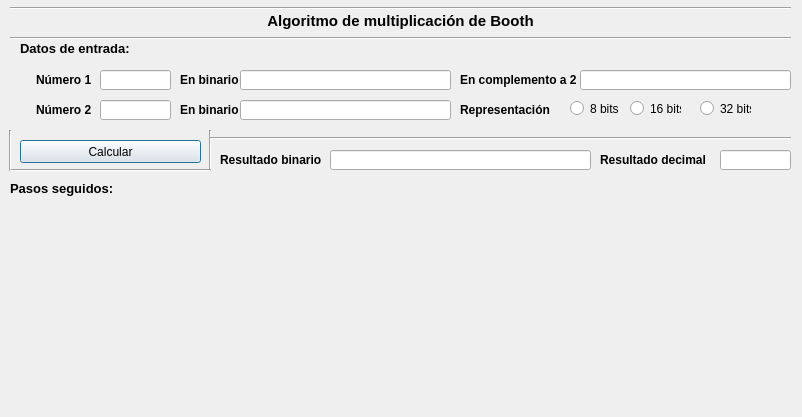
<?xml version="1.0" encoding="UTF-8"?>
<ui version="4.0">
 <class>dialog</class>
 <widget class="QDialog" name="dialog">
  <property name="geometry">
   <rect>
    <x>0</x>
    <y>0</y>
    <width>802</width>
    <height>417</height>
   </rect>
  </property>
  <property name="windowTitle">
   <string>Dialog</string>
  </property>
  <widget class="QLabel" name="label">
   <property name="geometry">
    <rect>
     <x>10</x>
     <y>10</y>
     <width>781</width>
     <height>21</height>
    </rect>
   </property>
   <property name="font">
    <font>
     <pointsize>11</pointsize>
     <weight>75</weight>
     <bold>true</bold>
    </font>
   </property>
   <property name="text">
    <string>Algoritmo de multiplicación de Booth</string>
   </property>
   <property name="alignment">
    <set>Qt::AlignCenter</set>
   </property>
  </widget>
  <widget class="Line" name="line">
   <property name="geometry">
    <rect>
     <x>10</x>
     <y>0</y>
     <width>781</width>
     <height>16</height>
    </rect>
   </property>
   <property name="orientation">
    <enum>Qt::Horizontal</enum>
   </property>
  </widget>
  <widget class="Line" name="line_2">
   <property name="geometry">
    <rect>
     <x>10</x>
     <y>30</y>
     <width>781</width>
     <height>16</height>
    </rect>
   </property>
   <property name="orientation">
    <enum>Qt::Horizontal</enum>
   </property>
  </widget>
  <widget class="QLabel" name="label_2">
   <property name="geometry">
    <rect>
     <x>20</x>
     <y>40</y>
     <width>121</width>
     <height>16</height>
    </rect>
   </property>
   <property name="font">
    <font>
     <pointsize>10</pointsize>
     <weight>75</weight>
     <bold>true</bold>
    </font>
   </property>
   <property name="text">
    <string>Datos de entrada:</string>
   </property>
  </widget>
  <widget class="QLabel" name="label_3">
   <property name="geometry">
    <rect>
     <x>36</x>
     <y>70</y>
     <width>61</width>
     <height>20</height>
    </rect>
   </property>
   <property name="font">
    <font>
     <weight>75</weight>
     <bold>true</bold>
    </font>
   </property>
   <property name="text">
    <string>Número 1</string>
   </property>
  </widget>
  <widget class="QLabel" name="label_4">
   <property name="geometry">
    <rect>
     <x>36</x>
     <y>100</y>
     <width>61</width>
     <height>20</height>
    </rect>
   </property>
   <property name="font">
    <font>
     <weight>75</weight>
     <bold>true</bold>
    </font>
   </property>
   <property name="text">
    <string>Número 2</string>
   </property>
  </widget>
  <widget class="QLineEdit" name="numero1">
   <property name="geometry">
    <rect>
     <x>100</x>
     <y>70</y>
     <width>71</width>
     <height>20</height>
    </rect>
   </property>
  </widget>
  <widget class="QLineEdit" name="numero2">
   <property name="geometry">
    <rect>
     <x>100</x>
     <y>100</y>
     <width>71</width>
     <height>20</height>
    </rect>
   </property>
  </widget>
  <widget class="QLabel" name="label_5">
   <property name="geometry">
    <rect>
     <x>180</x>
     <y>70</y>
     <width>61</width>
     <height>20</height>
    </rect>
   </property>
   <property name="font">
    <font>
     <weight>75</weight>
     <bold>true</bold>
    </font>
   </property>
   <property name="text">
    <string>En binario</string>
   </property>
  </widget>
  <widget class="QLabel" name="label_6">
   <property name="geometry">
    <rect>
     <x>180</x>
     <y>100</y>
     <width>61</width>
     <height>20</height>
    </rect>
   </property>
   <property name="font">
    <font>
     <weight>75</weight>
     <bold>true</bold>
    </font>
   </property>
   <property name="text">
    <string>En binario</string>
   </property>
  </widget>
  <widget class="QLineEdit" name="binario1">
   <property name="geometry">
    <rect>
     <x>240</x>
     <y>70</y>
     <width>211</width>
     <height>20</height>
    </rect>
   </property>
  </widget>
  <widget class="QLineEdit" name="binario2">
   <property name="geometry">
    <rect>
     <x>240</x>
     <y>100</y>
     <width>211</width>
     <height>20</height>
    </rect>
   </property>
  </widget>
  <widget class="QLabel" name="label_7">
   <property name="geometry">
    <rect>
     <x>460</x>
     <y>70</y>
     <width>121</width>
     <height>20</height>
    </rect>
   </property>
   <property name="font">
    <font>
     <weight>75</weight>
     <bold>true</bold>
    </font>
   </property>
   <property name="text">
    <string>En complemento a 2</string>
   </property>
  </widget>
  <widget class="QLineEdit" name="complemento">
   <property name="geometry">
    <rect>
     <x>580</x>
     <y>70</y>
     <width>211</width>
     <height>20</height>
    </rect>
   </property>
  </widget>
  <widget class="QLabel" name="label_8">
   <property name="geometry">
    <rect>
     <x>460</x>
     <y>100</y>
     <width>91</width>
     <height>20</height>
    </rect>
   </property>
   <property name="font">
    <font>
     <weight>75</weight>
     <bold>true</bold>
    </font>
   </property>
   <property name="text">
    <string>Representación</string>
   </property>
  </widget>
  <widget class="QRadioButton" name="opt8">
   <property name="geometry">
    <rect>
     <x>570</x>
     <y>100</y>
     <width>51</width>
     <height>17</height>
    </rect>
   </property>
   <property name="text">
    <string>8 bits</string>
   </property>
  </widget>
  <widget class="QRadioButton" name="opt16">
   <property name="geometry">
    <rect>
     <x>630</x>
     <y>100</y>
     <width>51</width>
     <height>17</height>
    </rect>
   </property>
   <property name="text">
    <string>16 bits</string>
   </property>
  </widget>
  <widget class="QRadioButton" name="opt32">
   <property name="geometry">
    <rect>
     <x>700</x>
     <y>100</y>
     <width>51</width>
     <height>17</height>
    </rect>
   </property>
   <property name="text">
    <string>32 bits</string>
   </property>
  </widget>
  <widget class="QPushButton" name="btnCalcular">
   <property name="geometry">
    <rect>
     <x>20</x>
     <y>140</y>
     <width>181</width>
     <height>23</height>
    </rect>
   </property>
   <property name="text">
    <string>Calcular</string>
   </property>
  </widget>
  <widget class="Line" name="line_5">
   <property name="geometry">
    <rect>
     <x>200</x>
     <y>130</y>
     <width>20</width>
     <height>41</height>
    </rect>
   </property>
   <property name="orientation">
    <enum>Qt::Vertical</enum>
   </property>
  </widget>
  <widget class="Line" name="line_6">
   <property name="geometry">
    <rect>
     <x>10</x>
     <y>160</y>
     <width>201</width>
     <height>20</height>
    </rect>
   </property>
   <property name="orientation">
    <enum>Qt::Horizontal</enum>
   </property>
  </widget>
  <widget class="Line" name="line_7">
   <property name="geometry">
    <rect>
     <x>210</x>
     <y>130</y>
     <width>581</width>
     <height>16</height>
    </rect>
   </property>
   <property name="orientation">
    <enum>Qt::Horizontal</enum>
   </property>
  </widget>
  <widget class="Line" name="line_8">
   <property name="geometry">
    <rect>
     <x>0</x>
     <y>130</y>
     <width>20</width>
     <height>41</height>
    </rect>
   </property>
   <property name="orientation">
    <enum>Qt::Vertical</enum>
   </property>
  </widget>
  <widget class="QLabel" name="label_9">
   <property name="geometry">
    <rect>
     <x>220</x>
     <y>150</y>
     <width>111</width>
     <height>20</height>
    </rect>
   </property>
   <property name="font">
    <font>
     <weight>75</weight>
     <bold>true</bold>
    </font>
   </property>
   <property name="text">
    <string>Resultado binario</string>
   </property>
  </widget>
  <widget class="QLineEdit" name="resultadoBinario">
   <property name="geometry">
    <rect>
     <x>330</x>
     <y>150</y>
     <width>261</width>
     <height>20</height>
    </rect>
   </property>
  </widget>
  <widget class="QLabel" name="lbl">
   <property name="geometry">
    <rect>
     <x>600</x>
     <y>150</y>
     <width>111</width>
     <height>20</height>
    </rect>
   </property>
   <property name="font">
    <font>
     <weight>75</weight>
     <bold>true</bold>
    </font>
   </property>
   <property name="text">
    <string>Resultado decimal</string>
   </property>
  </widget>
  <widget class="QLineEdit" name="resultadoDecimal">
   <property name="geometry">
    <rect>
     <x>720</x>
     <y>150</y>
     <width>71</width>
     <height>20</height>
    </rect>
   </property>
  </widget>
  <widget class="QLabel" name="label_11">
   <property name="geometry">
    <rect>
     <x>10</x>
     <y>180</y>
     <width>121</width>
     <height>16</height>
    </rect>
   </property>
   <property name="font">
    <font>
     <pointsize>10</pointsize>
     <weight>75</weight>
     <bold>true</bold>
    </font>
   </property>
   <property name="text">
    <string>Pasos seguidos:</string>
   </property>
  </widget>
  <widget class="QWidget" name="gridLayoutWidget">
   <property name="geometry">
    <rect>
     <x>10</x>
     <y>200</y>
     <width>781</width>
     <height>211</height>
    </rect>
   </property>
   <layout class="QGridLayout" name="grid"/>
  </widget>
 </widget>
 <resources/>
 <connections/>
</ui>
